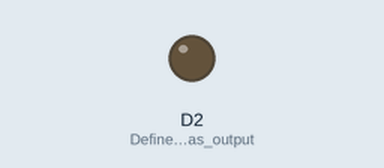
The sketch below on a simulated ESP8266 (NodeMCU). Parts: output pins drawn as LEDs (lit = HIGH).

Above: at 0.05 s.
At 3.2 s:
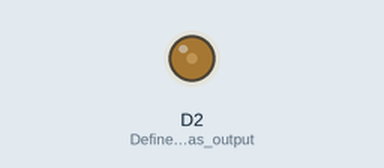
At 6.4 s:
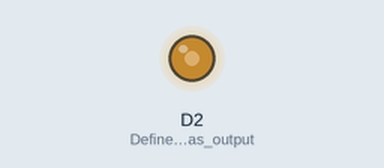
At 12.8 s:
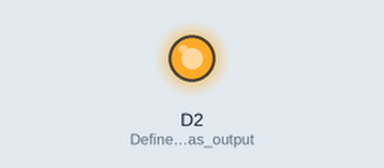
Timing chart, 0 to 16.6 s (numbered marks = the images above):
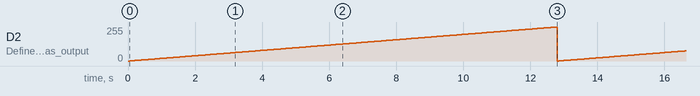

The sketch:

analog_output.ino
```cpp
void setup() {
  // put your setup code here, to run once:
  pinMode(D2,OUTPUT);  //Defines D2 pin as output pin.
}

void loop() {
  // put your main code here, to run repeatedly:
  for(int i=0;i<=255;i++){
    analogWrite(D2,i);
    delay(50);
  }//For Range of analog output

  analogWrite(D2,50);//For constant analog output
  }
```

Measured:
- by itself, D2 (Defines_D2_pin_as_output): ramps from 0/255 to 255/255 and jumps back, once every 12.8 s
